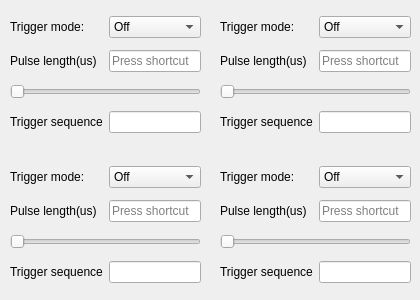
       <widget class="QWidget" name="Trigger">
        <attribute name="title">
         <string>Trigger</string>
        </attribute>
        <widget class="QWidget" name="gridLayoutWidget_2">
         <property name="geometry">
          <rect>
           <x>10</x>
           <y>10</y>
           <width>191</width>
           <height>131</height>
          </rect>
         </property>
         <layout class="QGridLayout" name="Trigger_Laser1">
          <item row="1" column="0">
           <widget class="QLabel" name="label">
            <property name="text">
             <string>Pulse length(us)</string>
            </property>
           </widget>
          </item>
          <item row="2" column="0" colspan="2">
           <widget class="QSlider" name="Trigger_Laser1horizontalSlider">
            <property name="orientation">
             <enum>Qt::Horizontal</enum>
            </property>
           </widget>
          </item>
          <item row="1" column="1">
           <widget class="QKeySequenceEdit" name="Trigger_Laser1_Pulselength"/>
          </item>
          <item row="3" column="0">
           <widget class="QLabel" name="label_2">
            <property name="text">
             <string>Trigger sequence</string>
            </property>
           </widget>
          </item>
          <item row="3" column="1">
           <widget class="QLineEdit" name="Trigger_Laser1_sequence"/>
          </item>
          <item row="0" column="0">
           <widget class="QLabel" name="label_3">
            <property name="text">
             <string>Trigger mode:</string>
            </property>
           </widget>
          </item>
          <item row="0" column="1">
           <widget class="QComboBox" name="Trigger_Laser1comboBox">
            <item>
             <property name="text">
              <string>Off</string>
             </property>
            </item>
            <item>
             <property name="text">
              <string>On</string>
             </property>
            </item>
            <item>
             <property name="text">
              <string>Rising</string>
             </property>
            </item>
            <item>
             <property name="text">
              <string>Falling</string>
             </property>
            </item>
            <item>
             <property name="text">
              <string>Camera</string>
             </property>
            </item>
           </widget>
          </item>
         </layout>
        </widget>
        <widget class="QWidget" name="gridLayoutWidget_6">
         <property name="geometry">
          <rect>
           <x>220</x>
           <y>10</y>
           <width>191</width>
           <height>131</height>
          </rect>
         </property>
         <layout class="QGridLayout" name="Trigger_Laser2">
          <item row="1" column="0">
           <widget class="QLabel" name="label_29">
            <property name="text">
             <string>Pulse length(us)</string>
            </property>
           </widget>
          </item>
          <item row="2" column="0" colspan="2">
           <widget class="QSlider" name="Trigger_Laser2horizontalSlider">
            <property name="orientation">
             <enum>Qt::Horizontal</enum>
            </property>
           </widget>
          </item>
          <item row="1" column="1">
           <widget class="QKeySequenceEdit" name="Trigger_Laser2_Pulselength"/>
          </item>
          <item row="3" column="0">
           <widget class="QLabel" name="label_30">
            <property name="text">
             <string>Trigger sequence</string>
            </property>
           </widget>
          </item>
          <item row="3" column="1">
           <widget class="QLineEdit" name="Trigger_Laser2_sequence"/>
          </item>
          <item row="0" column="0">
           <widget class="QLabel" name="label_31">
            <property name="text">
             <string>Trigger mode:</string>
            </property>
           </widget>
          </item>
          <item row="0" column="1">
           <widget class="QComboBox" name="Trigger_Laser2_comboBox">
            <item>
             <property name="text">
              <string>Off</string>
             </property>
            </item>
            <item>
             <property name="text">
              <string>On</string>
             </property>
            </item>
            <item>
             <property name="text">
              <string>Rising</string>
             </property>
            </item>
            <item>
             <property name="text">
              <string>Falling</string>
             </property>
            </item>
            <item>
             <property name="text">
              <string>Camera</string>
             </property>
            </item>
           </widget>
          </item>
         </layout>
        </widget>
        <widget class="QWidget" name="gridLayoutWidget_3">
         <property name="geometry">
          <rect>
           <x>220</x>
           <y>160</y>
           <width>191</width>
           <height>131</height>
          </rect>
         </property>
         <layout class="QGridLayout" name="Trigger_Laser4">
          <item row="1" column="0">
           <widget class="QLabel" name="label_4">
            <property name="text">
             <string>Pulse length(us)</string>
            </property>
           </widget>
          </item>
          <item row="2" column="0" colspan="2">
           <widget class="QSlider" name="Trigger_Laser4horizontalSlider">
            <property name="orientation">
             <enum>Qt::Horizontal</enum>
            </property>
           </widget>
          </item>
          <item row="1" column="1">
           <widget class="QKeySequenceEdit" name="Trigger_Laser4_Pulselength"/>
          </item>
          <item row="3" column="0">
           <widget class="QLabel" name="label_5">
            <property name="text">
             <string>Trigger sequence</string>
            </property>
           </widget>
          </item>
          <item row="3" column="1">
           <widget class="QLineEdit" name="Trigger_Laser4_sequence"/>
          </item>
          <item row="0" column="0">
           <widget class="QLabel" name="label_6">
            <property name="text">
             <string>Trigger mode:</string>
            </property>
           </widget>
          </item>
          <item row="0" column="1">
           <widget class="QComboBox" name="Trigger_Laser4comboBox">
            <item>
             <property name="text">
              <string>Off</string>
             </property>
            </item>
            <item>
             <property name="text">
              <string>On</string>
             </property>
            </item>
            <item>
             <property name="text">
              <string>Rising</string>
             </property>
            </item>
            <item>
             <property name="text">
              <string>Falling</string>
             </property>
            </item>
            <item>
             <property name="text">
              <string>Camera</string>
             </property>
            </item>
           </widget>
          </item>
         </layout>
        </widget>
        <widget class="QWidget" name="gridLayoutWidget_4">
         <property name="geometry">
          <rect>
           <x>10</x>
           <y>160</y>
           <width>191</width>
           <height>131</height>
          </rect>
         </property>
         <layout class="QGridLayout" name="Trigger_Laser3">
          <item row="1" column="0">
           <widget class="QLabel" name="label_7">
            <property name="text">
             <string>Pulse length(us)</string>
            </property>
           </widget>
          </item>
          <item row="2" column="0" colspan="2">
           <widget class="QSlider" name="Trigger_Laser3horizontalSlider">
            <property name="orientation">
             <enum>Qt::Horizontal</enum>
            </property>
           </widget>
          </item>
          <item row="1" column="1">
           <widget class="QKeySequenceEdit" name="Trigger_Laser3_Pulselength"/>
          </item>
          <item row="3" column="0">
           <widget class="QLabel" name="label_8">
            <property name="text">
             <string>Trigger sequence</string>
            </property>
           </widget>
          </item>
          <item row="3" column="1">
           <widget class="QLineEdit" name="Trigger_Laser3_sequence"/>
          </item>
          <item row="0" column="0">
           <widget class="QLabel" name="label_9">
            <property name="text">
             <string>Trigger mode:</string>
            </property>
           </widget>
          </item>
          <item row="0" column="1">
           <widget class="QComboBox" name="Trigger_Laser3_comboBox">
            <item>
             <property name="text">
              <string>Off</string>
             </property>
            </item>
            <item>
             <property name="text">
              <string>On</string>
             </property>
            </item>
            <item>
             <property name="text">
              <string>Rising</string>
             </property>
            </item>
            <item>
             <property name="text">
              <string>Falling</string>
             </property>
            </item>
            <item>
             <property name="text">
              <string>Camera</string>
             </property>
            </item>
           </widget>
          </item>
         </layout>
        </widget>
       </widget>
